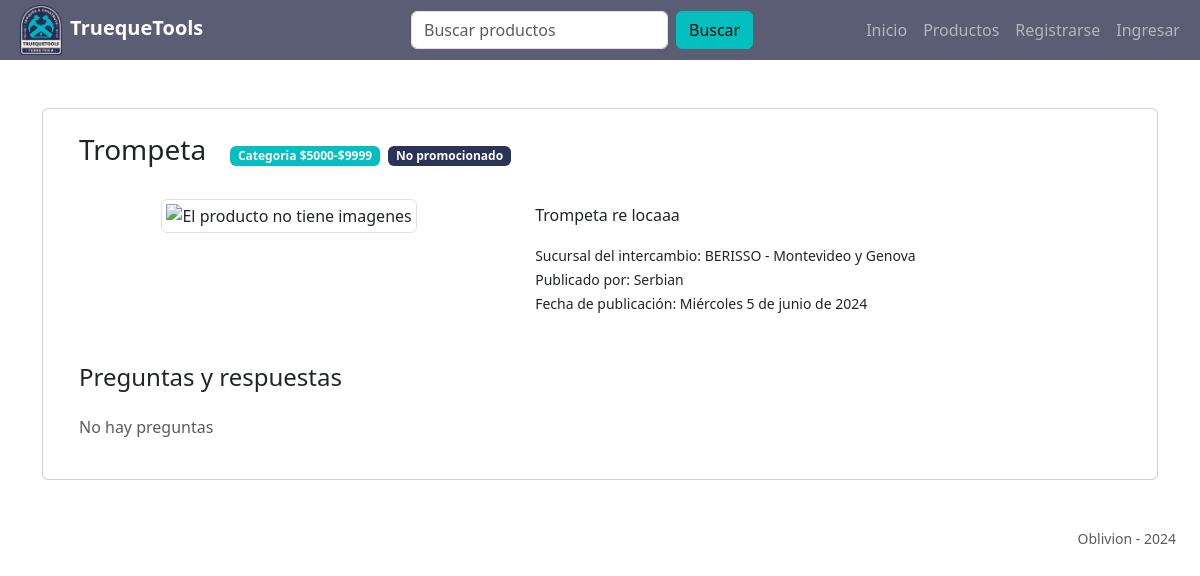
The page /productos/id/7 on the database as committed earlier.
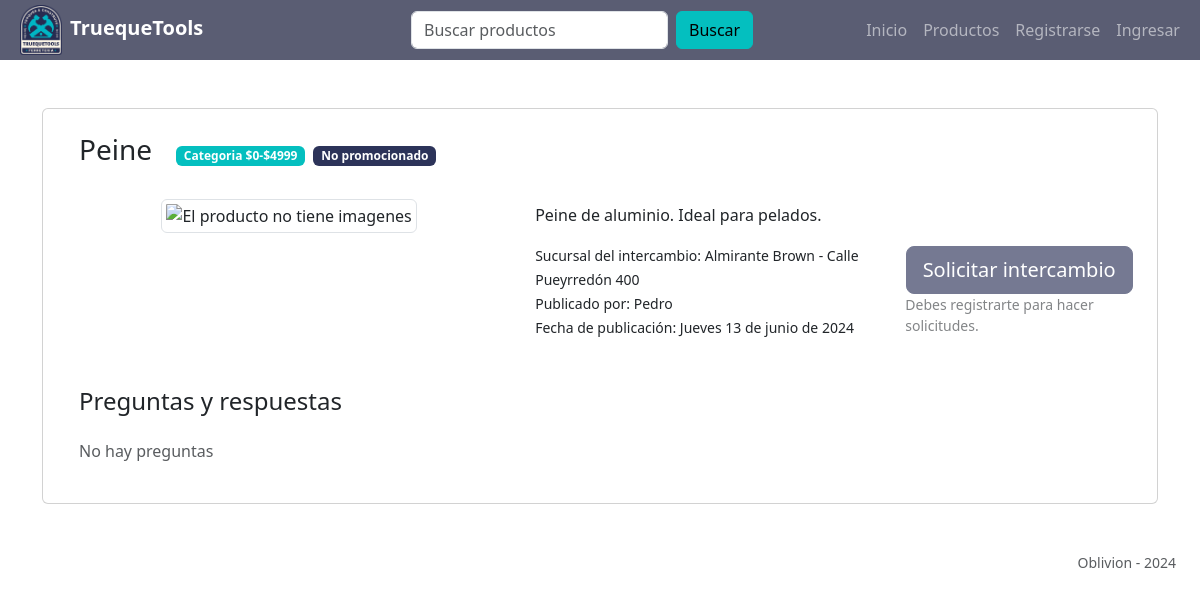
The same page on the database as committed later.
### tt_app/models.py (models this page shows, shortened)
class Producto(models.Model):
    nombre = models.CharField(max_length=50)
    descripcion = models.TextField(
        validators=[
            MinLengthValidator(10, "Este campo debe contener al menos 10 caracteres")
        ],
        max_length=1000,
    )
    class Categoria(models.IntegerChoices):
        categoria_1 = 1, _("$0-$4999")
        categoria_2 = 2, _("$5000-$9999")
        categoria_3 = 3, _("$10000+")
    categoria = models.IntegerField(choices=Categoria.choices)
    fecha_de_publicacion = models.DateTimeField(auto_now=True)
    imagen = ImageField(blank=True, upload_to="media/")
    promocionado = models.BooleanField(default=False)
    reservado = models.BooleanField(default=False)
    disponible = models.BooleanField(default=True)
    activo = models.BooleanField(default=True)
    usuario = models.ForeignKey(
        Usuario, on_delete=models.CASCADE, related_name="productos"
    )
    sucursal = models.ForeignKey(
        Sucursal, on_delete=models.CASCADE, related_name="productos"
    )

class Sucursal(models.Model):
    ciudad = models.CharField(max_length=50)
    direccion = models.CharField(max_length=200)
    activo = models.BooleanField(default=True)

class Usuario(AbstractBaseUser):
    email = models.EmailField(verbose_name="email", max_length=60, unique=True)
    username = models.CharField(max_length=30, blank=True)
    first_name = models.CharField(max_length=50, blank=True)
    last_name = models.CharField(max_length=50, blank=True)
    date_joined = models.DateTimeField(verbose_name="date joined", auto_now_add=True)
    last_login = models.DateTimeField(verbose_name="last login", auto_now=True)
    is_admin = models.BooleanField(default=False)
    is_active = models.BooleanField(default=True)
    is_staff = models.BooleanField(default=False)
    is_superuser = models.BooleanField(default=False)
    dni = models.CharField(max_length=10, blank=True)
    phone = models.CharField(max_length=30, blank=True)
    birthdate = models.DateField(default="1990-01-01", blank=True)
    hide_email = models.BooleanField(default=True)
    sucursal = models.ForeignKey(
        Sucursal, on_delete=models.CASCADE, related_name="empleados", null=True
    )
    objects = MyCustomUserManager()
    USERNAME_FIELD = "email"

### tt_app/views/producto_view.py (the view)
# urls.py: path("productos/id/<int:id>", producto_view.detalle_producto, name="detalle_producto"),
def detalle_producto(request, id):
    producto = get_object_or_404(Producto, id=id)
    preguntas = producto.preguntas.all().order_by("-fecha")
    form_pregunta = FormularioDePregunta()
    form_respuesta = FormularioDeRespuesta()
    return render(
        request,
        "productos/detalle_producto.html",
        {"producto": producto, "preguntas": preguntas, "form_pregunta": form_pregunta, "form_respuesta": form_respuesta},
    )

### tt_app/forms/producto_forms.py
class FormularioDePregunta(forms.ModelForm):
    texto = forms.CharField(
        required=True,
        max_length=1000,
        widget=forms.Textarea(
            attrs={"class": "form-control", "placeholder": "Escribí tu pregunta sobre este producto"}
        ),
        error_messages={
            "required": "Debe ingresar un texto para registrar la pregunta",
        },
    )
    class Meta:
        model = Pregunta
        fields = ["texto"]

class FormularioDeRespuesta(forms.ModelForm):
    texto = forms.CharField(
        required=True,
        max_length=1000,
        widget=forms.Textarea(
            attrs={"class": "form-control", "placeholder": "Respondé la consulta que hicieron sobre tu producto"}
        ),
        error_messages={
            "required": "Debe ingresar un texto para registrar la respuesta",
        },
    )
    class Meta:
        model = Respuesta
        fields = ["texto"]

### tt_app/templates/productos/detalle_producto.html (shortened to what the changed rows need)
{% extends 'base.html' %}
{% load static %}
{% block content %}
<div class="card ">
{% if producto.activo %}
<div class="row m-4">
    <span class="d-flex align-items-center mb-4 ">
        <h3 class="me-3">{{producto.nombre|capfirst}}</h3>
        <div class="mx-2">
            <a href="#" class="badge badge-primary bg-primary text-decoration-none text-white me-1">Categoria {{producto.get_categoria_display}}</a>
            {% if producto.promocionado %}
                <a href="#" class="badge badge-primary bg-warning text-decoration-none text-dark">Promocionado</a>
            {% else %}
                <a href="#" class="badge badge-secondary bg-secondary text-decoration-none text-white">No promocionado</a>
            {% endif %}
        </div>
    </span>
    <div class="col-5 ">
        <div class="d-flex align-items-center justify-content-center w-100">
            {% if producto.imagen %}
            <img src="{{producto.imagen.url}}" alt="Imagen del producto" class="img-fluid border border-2 w-100" />
            {% else %}
            <img src="{%static 'images/default-image-missing.png'%}" alt="El producto no tiene imagenes" class="img-thumbnail" />
            {% endif %}
        </div>
    </div>
    <div class="col-7 d-flex flex-column ps-4 pe-0">
        <p class="mt-1">{{producto.descripcion|capfirst}}</p>
        <span class="d-flex mt-auto">
            <div class=" fw-light">
                <small>Sucursal del intercambio: {{producto.sucursal.ciudad}} - {{producto.sucursal.direccion}}</small><br>
                <small>Publicado por: {{producto.usuario.first_name}}</small><br>
                <small>Fecha de publicación: {{producto.fecha_de_publicacion|date:'l j \d\e F \d\e Y'|capfirst}} </small><br>
            </div>
            {%if not user.is_staff and producto.usuario != user and producto.disponible%}
                {%if not user.is_authenticated or producto.reservado%}
                <div class="d-flex flex-column justify-content-end align-items-center my-auto ms-auto">
                    <button class="btn btn-secondary btn-lg" disabled>Solicitar intercambio</button>
                    {%if not user.is_authenticated%}
                    <small class="fw-light text-muted text-wrap opacity-75">Debes registrarte para hacer solicitudes.</small>
                    {%elif producto.reservado%}
                    <small class="fw-light text-muted text-wrap opacity-75">Este producto está reservado de momento.</small>
                    {%endif%}
                </div>
            {%else%}
            <a href="{% url 'solicitar' id=producto.id %}" class="btn btn-primary btn-lg my-auto ms-auto">Solicitar intercambio</a>
            {%endif%}
            {%endif%}
        </span>
    </div>
    <h4 class="mt-5 mb-4">Preguntas y respuestas</h4>
    {% for pregunta in preguntas.all %}
        <div class="preguntas card card-body mt-2">
            <p class="info text-muted"><b>{{ pregunta.cliente.first_name }}</b> <small>- {{pregunta.fecha|date:'j/n/y \a \l\a\s H:i'}}</small></p>
            <p class="mb-3">{{ pregunta.texto|capfirst}}</p>
            {% if pregunta.respuesta %}
                <div class="mx-3 text-muted">{{ pregunta.respuesta.texto|capfirst}}</div>
            {% else %}
                {% if user == producto.usuario %}
                    <form action="{% url 'responder' pregunta.id %}" method="POST" class="d-flex flex-column" enctype="multipart/form-data" novalidate>
                        {% csrf_token %}
                        {% for field in form_respuesta %}
                            {{ field }}
                            {% if field.errors %}
                                {% for error in field.errors %}
                                <small class="text-danger fw-medium"><p>{{ error }}</p></small>
                                {% endfor %}
                            {% endif %}
                        {% endfor %}
                        {%if error%}<small class="text-danger fw-medium my-1"><p>{{error}}</p></small>{%endif%}
                        <button class="btn btn-info fw-medium mt-2 ms-auto" type="submit">Responder</button>
                    </form>
                {% endif %}
            {% endif %}
        </div>
        {% empty %}
            <p class="text-muted">No hay preguntas</p>
    {% endfor %}
</div>
</div>
{% endif %}
{% endblock %}

Rows that differ between the two databases and show on the page:
changed Producto: nombre "Trompeta" → "Peine"; categoria "$5000-$9999" → "$0-$4999"; descripcion "Trompeta re locaaa" → "Peine de aluminio. Ideal para pelados."; sucursal.ciudad "BERISSO" → "Almirante Brown"; sucursal.direccion "Montevideo y Genova" → "Calle Pueyrredón 400"; usuario.first_name "Serbian" → "Pedro"; fecha_de_publicacion "Miércoles 5 de junio de 2024" → "Jueves 13 de junio de 2024"; usuario_id 19 → 2 (drawn)
Other text that changed with them:
text now shown: "Solicitar intercambio Debes registrarte para hacer solicitudes."
